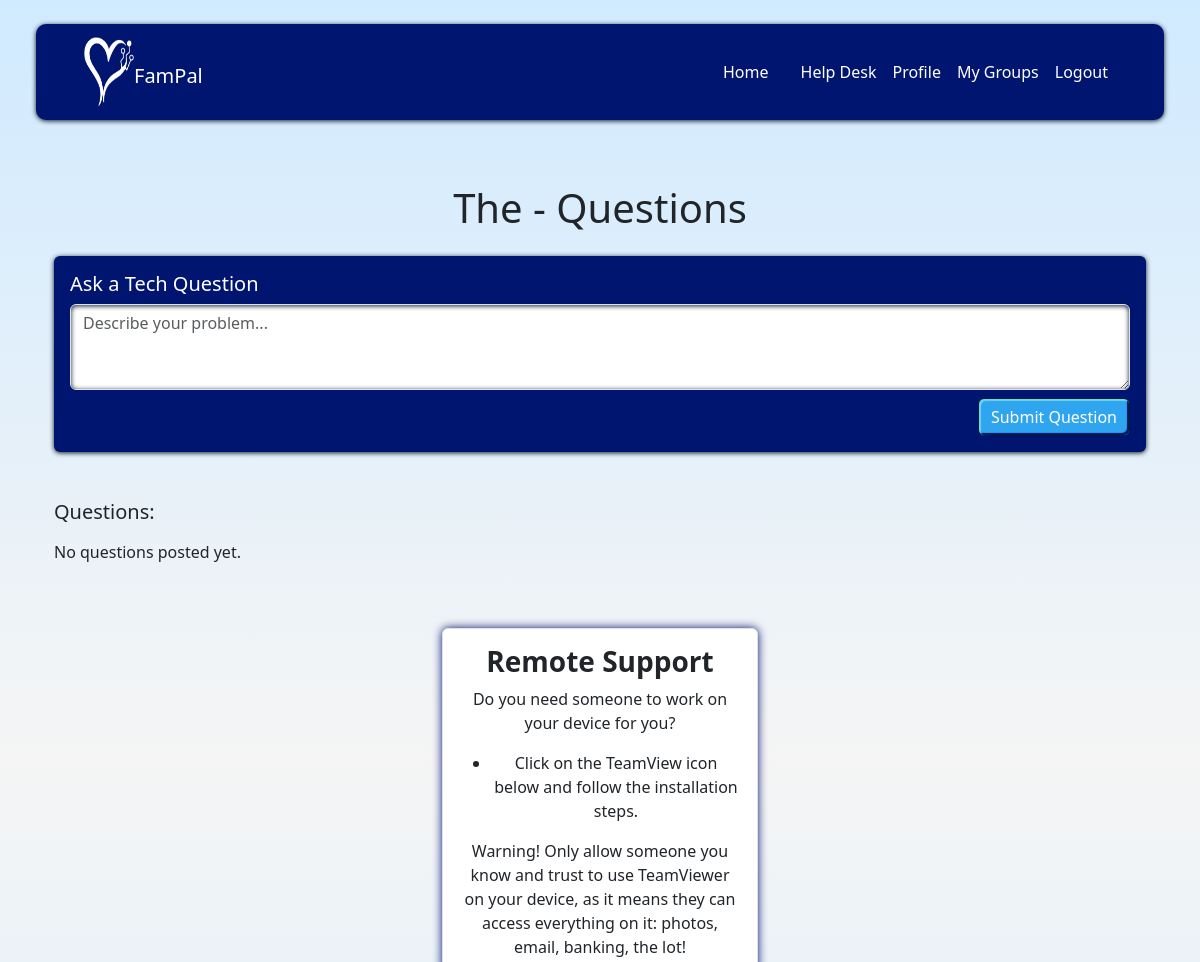
The app's page /help/ (signed in, upper part), older data.
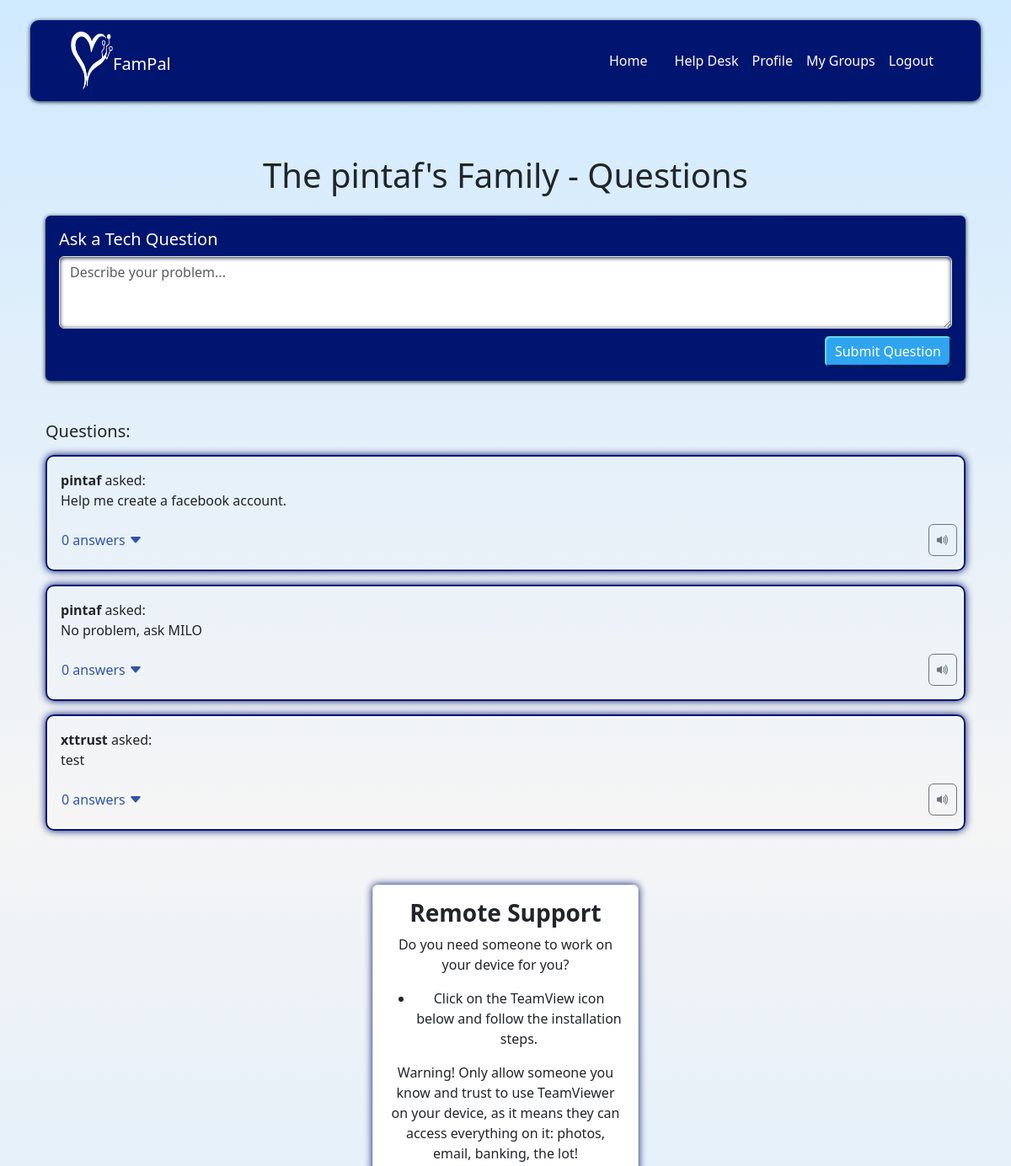
The same page, newer data.
### families/models.py (models this page shows, shortened)
class FamilyGroup(models.Model):
    name = models.CharField(max_length=100)
    created_by = models.ForeignKey(User, on_delete=models.CASCADE, related_name='created_family_groups')
    created_at = models.DateTimeField(default=timezone.now)

class Question(models.Model):
    user = models.ForeignKey(User, on_delete=models.CASCADE, related_name='questions')
    family_group = models.ForeignKey(
        FamilyGroup,
        on_delete=models.SET_NULL,
        null=True,
        blank=True,
        related_name='questions'
    )
    text = models.TextField()
    created_at = models.DateTimeField(default=timezone.now)

### home/views.py (the view)
# urls.py: path('help/', views.help, name='help'),
@login_required
def help(request):
    family = FamilyGroup.objects.first()  # Or get based on user
    if request.method == 'POST':
        text = request.POST.get('text')
        if text:
            Question.objects.create(user=request.user, family_group=family, text=text)
            return redirect('help')  # Redirect to avoid resubmission
    questions = family.questions.all() if family else []
    return render(request, 'home/help.html', {
        'family': family,
        'questions': questions,
    })

### templates/home/help.html (shortened to what this page needs)
{% extends 'base.html' %}
{% load static %}
{% block content %}
<div class="container-fluid mt-5">
  <h1 class="mb-4 d-flex justify-content-center">The {{ family.name }} - Questions</h1>
<div class="mb-5 p-3 question-textarea rounded">
  <h5>Ask a Tech Question</h5>
  <form method="POST" action="{% url 'help' %}">
    <textarea name="text" class="form-control mb-2" placeholder="Describe your problem..." rows="3" required></textarea>
    <div class="d-flex justify-content-end"><button type="submit" class="btn button-primary">Submit Question</button></div>
  </form>
</div>
<div>
  <h5 class="mb-3">Questions:</h5>
  {% for question in questions %}
    <div class="card-question mb-3 p-3 pe-2">
      <div class="card-body">
        <strong>{{ question.user.username }}</strong> asked:
        <p class="question-text">{{ question.text }}</p>
        <div class="d-flex justify-content-between align-self-end pb-0 mb-0">
          <button class="btn btn-link p-0" type="button" data-bs-toggle="collapse" data-bs-target="#answers-{{ question.id }}" aria-expanded="false" aria-controls="answers-{{ question.id }}">
          {{ question.answers.count }} {{ question.answers.count|pluralize:"answer,answers" }}
            <i class="bi bi-caret-down-fill"></i>
          </button>
          <button type="button"
          class="btn btn-outline-secondary speak-button"
          title="Click to hear the answer" style="padding: 0.375rem 0.5rem;">
          <i class="bi bi-volume-up-fill"></i>
          </button>
        </div>
      </div>
    </div>
  {% empty %}
    <p>No questions posted yet.</p>
  {% endfor %}
</div>
<div class="container-fluid mt-5">
  <div class="row row-cols-1 row-cols-md-3 mb-3 text-center d-flex justify-content-center">
    <div class="row justify-content-center">
      <div class="col">
        <div class="TeamView bg-white border rounded p-3 mt-3 mb-3">
          <h3><strong>Remote Support</strong></h3>
          <p>Do you need someone to work on your device for you?</p>
          <ul>
            <li>Click on the TeamView icon below and follow the installation steps.</li>
          </ul>
          <p>Warning! Only allow someone you know and trust to use TeamViewer
            on your device, as it means they can access everything on it: photos, email, banking, the lot!</p>
        </div>
      </div>
    </div>
  </div>
</div>
</div>
{% endblock %}

Row changes from the older to the newer data that the page shows:
added FamilyGroup: name "pintaf's Family"
added Question: user.username "pintaf", text "Help me create a facebook account.", answers.count "0"
added Question: user.username "pintaf", text "No problem, ask MILO", answers.count "0"
added Question: user.username "xttrust", text "test", answers.count "0"
Text that changed along with them:
text no longer shown: "No questions posted yet."
